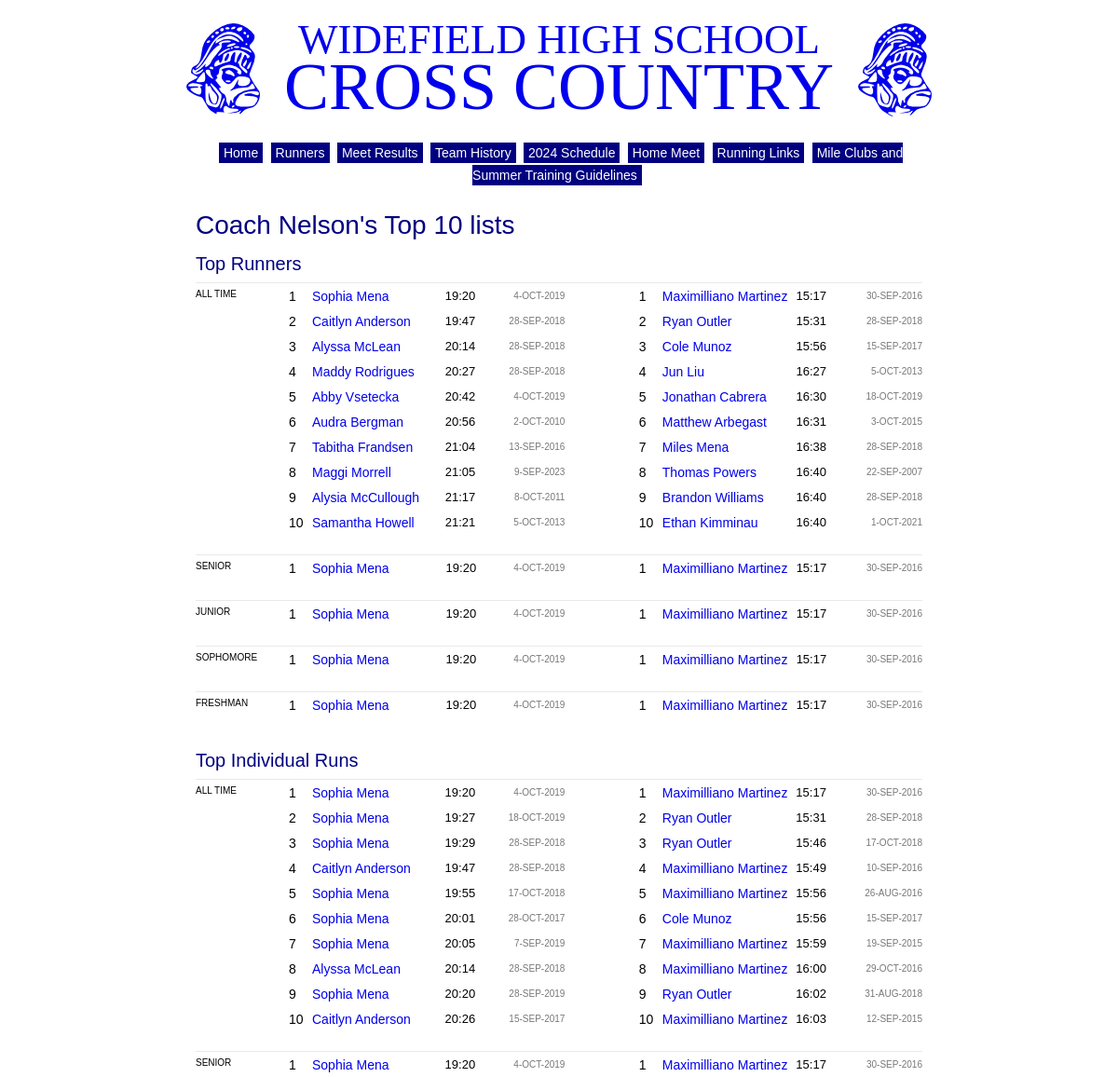
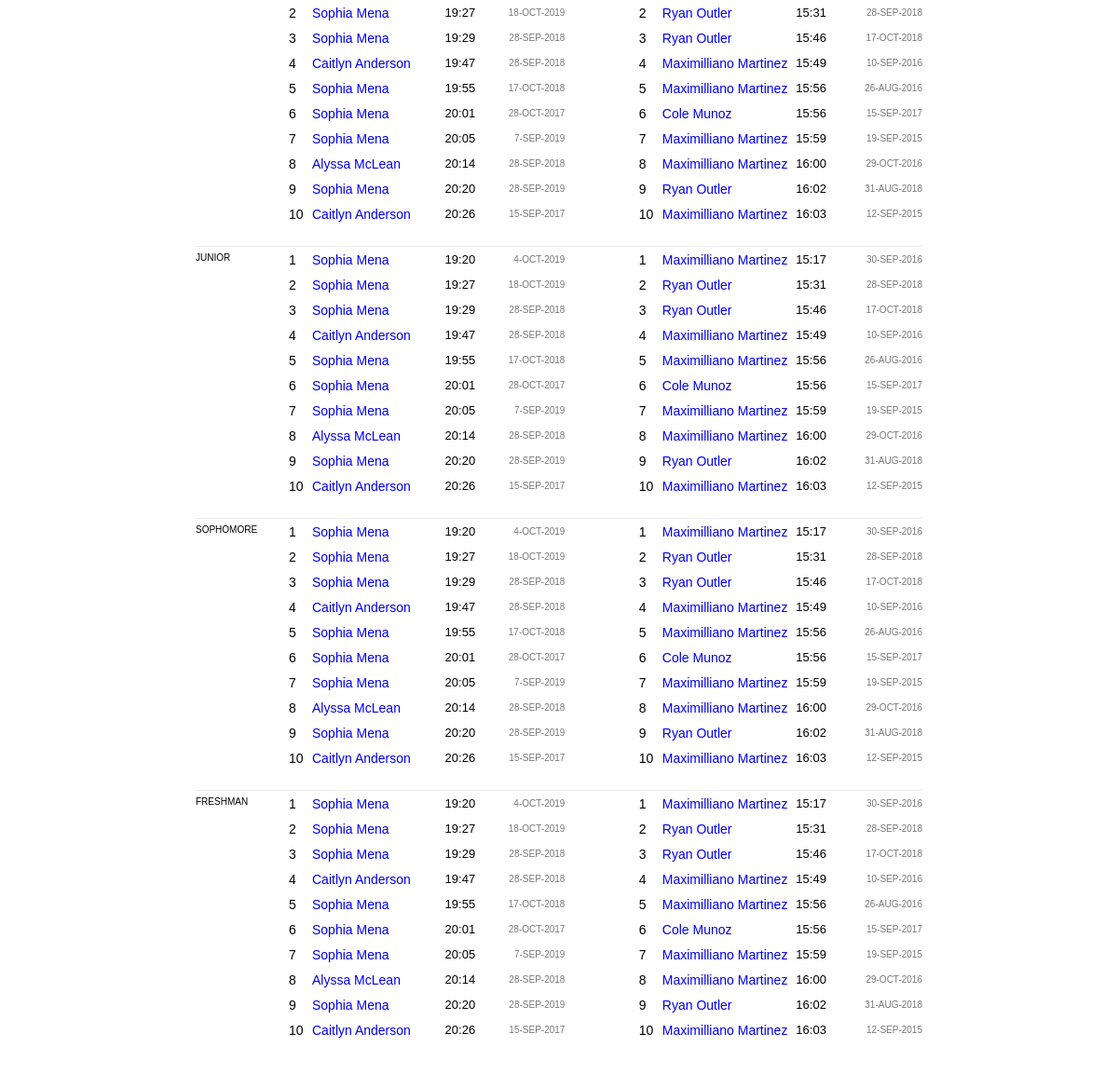
The page /history/ on the database its author committed (2 pictures, top to bottom).
### simplemenu/models.py (models this page shows, shortened)
class Menu(models.Model):
	name = models.CharField(max_length=255)
	slug = models.SlugField()
	class Admin:
		pass

class MenuItem(models.Model):
	menu = models.ForeignKey(Menu, on_delete=models.DO_NOTHING)
	url = models.CharField(max_length=1024)
	title = models.CharField(max_length=100)
	description = models.CharField(max_length=255,blank=True,null=True)
	sort = models.IntegerField(default=0)
	class Meta:
		ordering = ['sort']
	class Admin:
		pass

### crosscountry/models.py (models this page shows, shortened)
class Run(models.Model):
  runner = models.ForeignKey(Runner, on_delete=models.CASCADE)
  race = models.ForeignKey(Race, on_delete=models.CASCADE)
  mile_1_time = models.IntegerField(null=True,blank=True)
  mile_2_time = models.IntegerField(null=True,blank=True)
  split_2 = models.IntegerField(null=True,editable=False)
  split_3 = models.IntegerField(null=True,editable=False)
  final_time = models.IntegerField(null=True,blank=True) # in seconds
  place = models.IntegerField(null=True,blank=True)
  letter_points = models.IntegerField(null=True,editable=False)
  pr = models.BooleanField(editable=False)
  pr_course = models.BooleanField(editable=False)
  sb = models.BooleanField(editable=False)
  all_time_rank = models.IntegerField(editable=False)
  grade_rank = models.IntegerField(editable=False)
  course_rank = models.IntegerField(editable=False)
  gender = models.CharField(max_length=1,editable=False)
  meet = models.ForeignKey(Meet,editable=False, on_delete=models.CASCADE)
  course = models.ForeignKey(Course, editable=False, on_delete=models.CASCADE)
  occurred_at = models.DateTimeField('date', editable=False)
  grade = models.IntegerField(editable=False)
  objects = models.Manager()
  freshmanruns = FreshmanRunsManager()
  sophomoreruns = SophomoreRunsManager()
  juniorruns = JuniorRunsManager()
  seniorruns = SeniorRunsManager()
  class Admin:
    pass

class Runner(models.Model):
  name = models.CharField(max_length=255)
  created_at = models.DateTimeField(auto_now_add = True)
  gender = models.CharField(max_length=1, choices=GENDER_CHOICES)
  year = models.IntegerField()
  people = RunnerManager()
  men = MaleManager()
  women = FemaleManager()
  class Meta:
    ordering = ['name']
    db_table = 'crosscountry_runner'
  class Admin:
    list_filter = ['year','gender']
    search_fields = ['name']
  def get_absolute_url(self):
    return	"/runners/%i/" % self.id

### whsxc/views.py (the view)
# urls.py: path('history/', views.history),
def history(request):
    best_runners_male = Run.objects.raw("select *, MIN(\"run\".\"final_time\") as best_time from crosscountry_run run where gender = 'M' group by run.runner_id order by best_time asc  limit 10")
    best_runners_female = Run.objects.raw("select *, MIN(\"run\".\"final_time\") as best_time from crosscountry_run run where gender = 'F' group by run.runner_id order by best_time asc  limit 10")
    freshman_runners_male = Run.freshmanruns.filter(gender='M').extra(select={'best_time': 'MIN("crosscountry_run"."final_time")'}).order_by('best_time')[:10]
    freshman_runners_female = Run.freshmanruns.extra(select={'best_time': 'MIN("crosscountry_run"."final_time")'}).filter(gender='F').order_by('best_time')[:10]
    sophomore_runners_male = Run.sophomoreruns.filter(gender='M').extra(select={'best_time': 'MIN("crosscountry_run"."final_time")'}).order_by('best_time')[:10]
    sophomore_runners_female = Run.sophomoreruns.extra(select={'best_time': 'MIN("crosscountry_run"."final_time")'}).filter(gender='F').order_by('best_time')[:10]
    junior_runners_male = Run.juniorruns.filter(gender='M').extra(select={'best_time': 'MIN("crosscountry_run"."final_time")'}).order_by('best_time')[:10]
    junior_runners_female = Run.juniorruns.extra(select={'best_time': 'MIN("crosscountry_run"."final_time")'}).filter(gender='F').order_by('best_time')[:10]
    senior_runners_male = Run.seniorruns.filter(gender='M').extra(select={'best_time': 'MIN("crosscountry_run"."final_time")'}).order_by('best_time')[:10]
    senior_runners_female = Run.seniorruns.extra(select={'best_time': 'MIN("crosscountry_run"."final_time")'}).filter(gender='F').order_by('best_time')[:10]
    best_runs_male = Run.objects.select_related().filter(gender='M').order_by('final_time')[:10]
    best_runs_female = Run.objects.select_related().filter(gender='F').order_by('final_time')[:10]
    freshman_runs_male = Run.freshmanruns.filter(gender='M').order_by('final_time')[:10]
    freshman_runs_female = Run.freshmanruns.filter(gender='F').order_by('final_time')[:10]
    sophomore_runs_male = Run.sophomoreruns.filter(gender='M').order_by('final_time')[:10]
    sophomore_runs_female = Run.sophomoreruns.filter(gender='F').order_by('final_time')[:10]
    junior_runs_male = Run.juniorruns.filter(gender='M').order_by('final_time')[:10]
    junior_runs_female = Run.juniorruns.filter(gender='F').order_by('final_time')[:10]
    senior_runs_male = Run.seniorruns.filter(gender='M').order_by('final_time')[:10]
    senior_runs_female = Run.seniorruns.filter(gender='F').order_by('final_time')[:10]
    return render(request,'runners/top10_list.html', {
        'best_runners_male': best_runners_male,
        'best_runners_female': best_runners_female,
        'freshman_runners_male': freshman_runners_male,
        'freshman_runners_female': freshman_runners_female,
        'sophomore_runners_male': sophomore_runners_male,
        'sophomore_runners_female': sophomore_runners_female,
        'junior_runners_male': junior_runners_male,
        'junior_runners_female': junior_runners_female,
        'senior_runners_male': senior_runners_male,
        'senior_runners_female': senior_runners_female,
        'best_runs_male': best_runs_male,
        'best_runs_female': best_runs_female,
        'freshman_runs_male': freshman_runs_male,
        'freshman_runs_female': freshman_runs_female,
        'sophomore_runs_male': sophomore_runs_male,
        'sophomore_runs_female': sophomore_runs_female,
        'junior_runs_male': junior_runs_male,
        'junior_runs_female': junior_runs_female,
        'senior_runs_male': senior_runs_male,
        'senior_runs_female': senior_runs_female,
        },)

### crosscountry/models.py (called while the page is built)
  def get_absolute_url(self):
    return	"/meets/%i/" % self.id

### crosscountry/templatetags/crosscountry_extras.py (called while the page is built)
def convert_seconds(value):
  if str(value.__class__) == "<type 'unicode'>":
    return value
  else:
    return "%d:%02d" % (value/60,value%60)

def runs_list(females, males, title):
  return { 'female_runs': females, 'male_runs': males, 'title': title }

### simplemenu/templatetags/simplemenus.py (called while the page is built)
def flatmenu(menuslug=None,cururl=None):
	menu = Menu.objects.get(slug=menuslug)
	menuitems = menu.menuitem_set.all()
	if len(menuitems) < 1:
		return ""
	m = '<ul id="%s-menu" class="flat-menu">' % menuslug
	for mi in menuitems:
		m = m + '<li><a href="%s" title="%s"' % (mi.url, mi.description)
		if cururl == mi.url:
			m = m + ' class="current"'
		m = m + '>%s</a></li>' % mi.title
	m = m + '</ul>'
	return mark_safe(m)

### runners/templates/runners/top10_list.html (shortened to what this page needs)
{% extends "base.html" %}
{% load crosscountry_extras %}
{% block content %}
<div class="top10">
  <h1>Coach Nelson's Top 10 lists</h1>
  <h2>Top Runners</h2>
  {% include "runners/_top_runners.html" %}
  <h2>Top Individual Runs</h2>
  {% include "runners/_top_runs.html" %}
</div>
{% endblock %}

### templates/base.html (shortened to what this page needs)
{% load static %}
<!DOCTYPE html>
<html lang="en">
	<head>
		<link href="{% static 'stylesheets/style_v2.css' %}" rel="Stylesheet" type="text/css" />
	</head>
	<body>
		<div id="title"><span id="title-school">Widefield High School</span> <span id="title-crosscountry">Cross Country</span></div>
		<div id="content">
			{% load simplemenus %}
			{% flatmenu 'navigation' %}
			{% block content %} default content {% endblock %}
		</div>
	</body>
</html>

### runners/templates/runners/_runs_list.html
{% load crosscountry_extras %}
<div class="grade-list">
  <h3 id="{{ title|slugify }}">{{ title }}</h3>
  <table class="girls-list">
    {% for run in female_runs %}
    <tr>
      <td width="25" class="name">{{ forloop.counter}}</td>
      <td width="140" class="name"><a href="{{ run.runner.get_absolute_url }}">{{ run.runner.name }}</a></td>
      <td>{% if run.best_time %}{{ run.best_time|convert_seconds }}{% else %}{{ run.final_time|convert_seconds }}{% endif %}</td>
      {% if not hide_date %}
        <td style="text-align: right;"><a class="meet-date" href="{{ run.meet.get_absolute_url }}">{{ run.occurred_at|date:"j-M-Y" }}</a></td>
      {% endif %}
    </tr>
    {% endfor %}
  </table>
  <table class="boys-list">
    {% for run in male_runs %}
    <tr>
      <td width="25" class="name">{{ forloop.counter}}</td>
      <td width="140" class="name"><a href="{{ run.runner.get_absolute_url }}">{{ run.runner.name }}</a></td>
      <td>{% if run.best_time %}{{ run.best_time|convert_seconds }}{% else %}{{ run.final_time|convert_seconds }}{% endif %}</td>
      {% if not hide_date %}
        <td style="text-align: right;"><a class="meet-date" href="{{ run.meet.get_absolute_url }}">{{ run.occurred_at|date:"j-M-Y" }}</a></td>
      {% endif %}
    </tr>
    {% endfor %}
  </table>
</div>

### static/stylesheets/style_v2.css (style rules this page uses)
html, body, div, span, applet, object, iframe, h1, h2, h3, h4, h5, h6, p, blockquote, pre, a, abbr, acronym, address, big, cite, code, del, dfn, em, font, img, ins, kbd, q, s, samp, small, strike, strong, sub, sup, tt, var, dl, dt, dd, ol, ul, li, fieldset, form, label, legend, table, caption, tbody, tfoot, thead, tr, th, td { margin: 0; padding: 0; border: 0; outline: 0; font-weight: inherit; font-style: inherit; font-size: 100%; font-family: inherit; }
body { line-height: 1; color: black; background: white; }
table { border-collapse: separate; border-spacing: 0; }
caption, th, td { text-align: left; font-weight: normal; }
body { font-family: 'Helvetica', 'Arial', sans-serif; font-size: 14px; line-height: 24px; margin-bottom: 50px; }
#title { color: #0000ec; font-family: "Georgia", "Garamond", serif; margin: auto; max-width: 800px; padding: 20px 0 30px; text-align: center; }
#title span { background-image: url('/static/mascot.png'); background-repeat: no-repeat; display: block; text-transform: uppercase; }
#title-school { background-position: 100% 5px; font-size: 45px; line-height: 45px; padding: 0 90px 72px; }
#title-crosscountry { background-position: 0% 5px; font-size: 72px; line-height: 57px; margin-top: -117px; padding: 45px 90px 0; }
#content { margin: auto; max-width: 780px; }
#navigation-menu { list-style-type: none; padding: 0 0 1.5em; text-align: center; }
#navigation-menu li { display: inline; margin: 0 .3em; }
#navigation-menu a { background-color: navy; color: white; padding: 3px 5px 3px; text-decoration: none; }
.meet-date { font-size: .875em; margin-left: 2em; }
a { color: #0000ec; text-decoration: none; }
h1 { color: navy; font-size: 28px; line-height: 1.5em; }
h2 { clear: both; color: navy; font-size: 20px; line-height: 1em; padding: .75em 0 .5em; }
h1+h2 { padding-top: .5em; }
h3 { font-weight: bold; }
table { width: 100%; }
tr td { border-top: 1px solid #E9E9E9; }
td { padding: 4px 0px; line-height: 18px; font-size: 13px; text-align: center; }
td.name, th.name, td.meet, th.meet, td.location, th.location, td.date, th.date { text-align: left; }
td.name, td.meet { font-size: 14px; }
.top10 h2 { clear: both; }
ul, ol, dl { padding-bottom: 1.5em; }
ul, ol { padding-left: 1.5em; }
div.grade-list { border-top: 1px solid #E9E9E9; }
div.grade-list h3 { float: left; width: 100px; clear: both; text-transform: uppercase; font-size: 10px; font-weight: normal; }
.grade-list:before, .grade-list:after { content:""; display:table; }
.grade-list:after { clear:both; }
.grade-list { zoom:1; }
.girls-list, .boys-list { float: left; padding-bottom: 1.5em; width: 47%; }
.boys-list { float: right; width: 47%; }
.grade-list .meet-date { color: #777; font-size: 10px; text-transform: uppercase; }
.grade-list td { border: 0; }
.runners .girls-list { width: 38%;; }
.runners .boys-list { width: 39%;; }

### rows shown on the page
Menu: id.description "Home Runners Meet Results Team History 2024 Schedule Home Meet Running Links Mile Clubs and Summer Training Guidelines"
Run: runner.name "Sophia Mena", best_time|convert_seconds "19:20", occurred_at "4-OCT-2019", final_time|convert_seconds "19:20"
Run: runner.name "Caitlyn Anderson", best_time|convert_seconds "19:47", occurred_at "28-SEP-2018", final_time|convert_seconds "19:47"
Run: runner.name "Alyssa McLean", best_time|convert_seconds "20:14", occurred_at "28-SEP-2018", final_time|convert_seconds "20:14"
Run: runner.name "Maddy Rodrigues", best_time|convert_seconds "20:27", occurred_at "28-SEP-2018"
Run: runner.name "Abby Vsetecka", best_time|convert_seconds "20:42", occurred_at "4-OCT-2019"
Run: runner.name "Audra Bergman", best_time|convert_seconds "20:56", occurred_at "2-OCT-2010"
Run: runner.name "Tabitha Frandsen", best_time|convert_seconds "21:04", occurred_at "13-SEP-2016"
Run: runner.name "Alysia McCullough", best_time|convert_seconds "21:17", occurred_at "8-OCT-2011"
Run: runner.name "Samantha Howell", best_time|convert_seconds "21:21", occurred_at "5-OCT-2013"
Run: runner.name "Maximilliano Martinez", best_time|convert_seconds "15:17", occurred_at "30-SEP-2016", final_time|convert_seconds "15:17"
Run: runner.name "Ryan Outler", best_time|convert_seconds "15:31", occurred_at "28-SEP-2018", final_time|convert_seconds "15:31"
Run: runner.name "Cole Munoz", best_time|convert_seconds "15:56", occurred_at "15-SEP-2017", final_time|convert_seconds "15:56"
Run: runner.name "Jun Liu", best_time|convert_seconds "16:27", occurred_at "5-OCT-2013"
Run: runner.name "Jonathan Cabrera", best_time|convert_seconds "16:30", occurred_at "18-OCT-2019"
Run: runner.name "Matthew Arbegast", best_time|convert_seconds "16:31", occurred_at "3-OCT-2015"
Run: runner.name "Miles Mena", best_time|convert_seconds "16:38", occurred_at "28-SEP-2018"
Run: runner.name "Thomas Powers", best_time|convert_seconds "16:40", occurred_at "22-SEP-2007"
Run: runner.name "Brandon Williams", best_time|convert_seconds "16:40", occurred_at "28-SEP-2018"
Run: runner.name "Sophia Mena", final_time|convert_seconds "19:27", occurred_at "18-OCT-2019"
Run: runner.name "Sophia Mena", final_time|convert_seconds "19:29", occurred_at "28-SEP-2018"
Run: runner.name "Sophia Mena", final_time|convert_seconds "19:55", occurred_at "17-OCT-2018"
Run: runner.name "Sophia Mena", final_time|convert_seconds "20:01", occurred_at "28-OCT-2017"
Run: runner.name "Sophia Mena", final_time|convert_seconds "20:05", occurred_at "7-SEP-2019"
Run: runner.name "Sophia Mena", final_time|convert_seconds "20:20", occurred_at "28-SEP-2019"
Run: runner.name "Caitlyn Anderson", final_time|convert_seconds "20:26", occurred_at "15-SEP-2017"
Run: runner.name "Ryan Outler", final_time|convert_seconds "15:46", occurred_at "17-OCT-2018"
Run: runner.name "Maximilliano Martinez", final_time|convert_seconds "15:49", occurred_at "10-SEP-2016"
Run: runner.name "Maximilliano Martinez", final_time|convert_seconds "15:56", occurred_at "26-AUG-2016"
Run: runner.name "Maximilliano Martinez", final_time|convert_seconds "15:59", occurred_at "19-SEP-2015"
Run: runner.name "Maximilliano Martinez", final_time|convert_seconds "16:00", occurred_at "29-OCT-2016"
Run: runner.name "Ryan Outler", final_time|convert_seconds "16:02", occurred_at "31-AUG-2018"
Run: runner.name "Maximilliano Martinez", final_time|convert_seconds "16:03", occurred_at "12-SEP-2015"

### other values the page prints
{{ title }} "ALL TIME SENIOR JUNIOR SOPHOMORE FRESHMAN ALL TIME SENIOR JUNIOR SOPHOMORE FRESHMAN"
